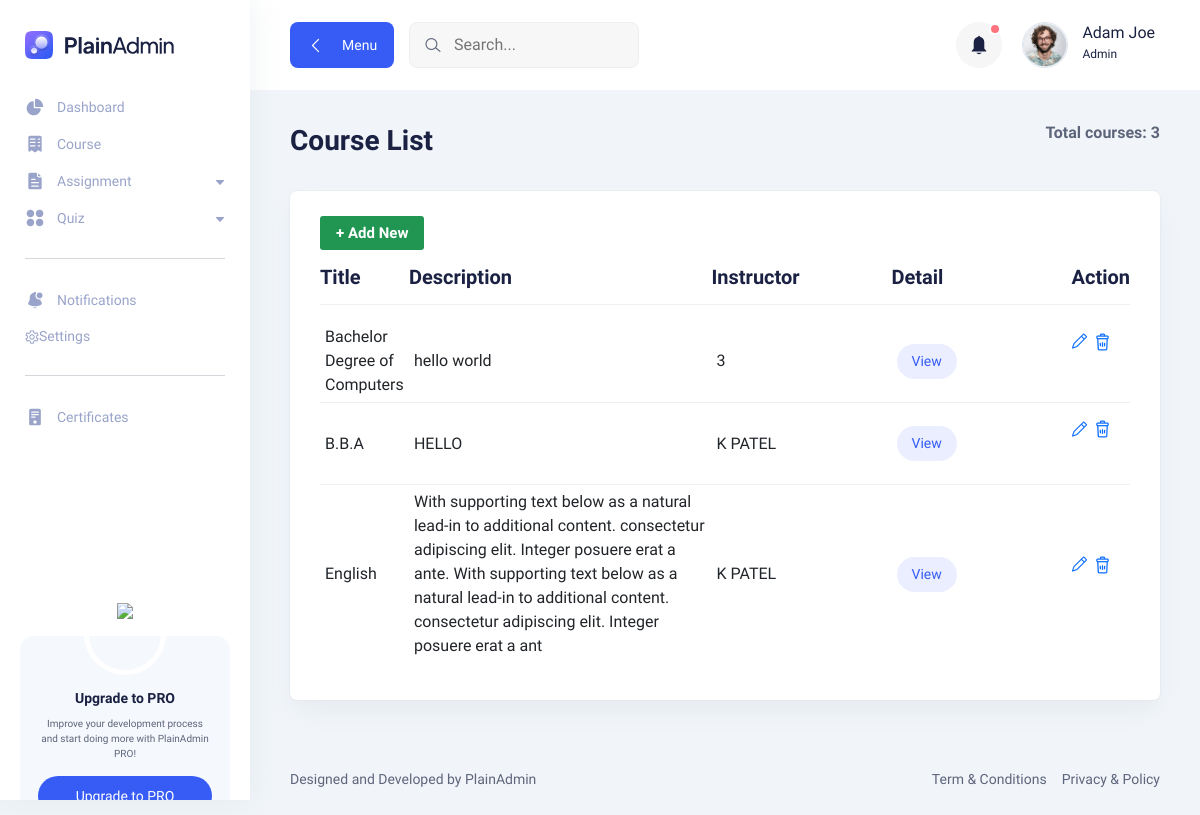
The page /teacher/course/ on the database as committed earlier.
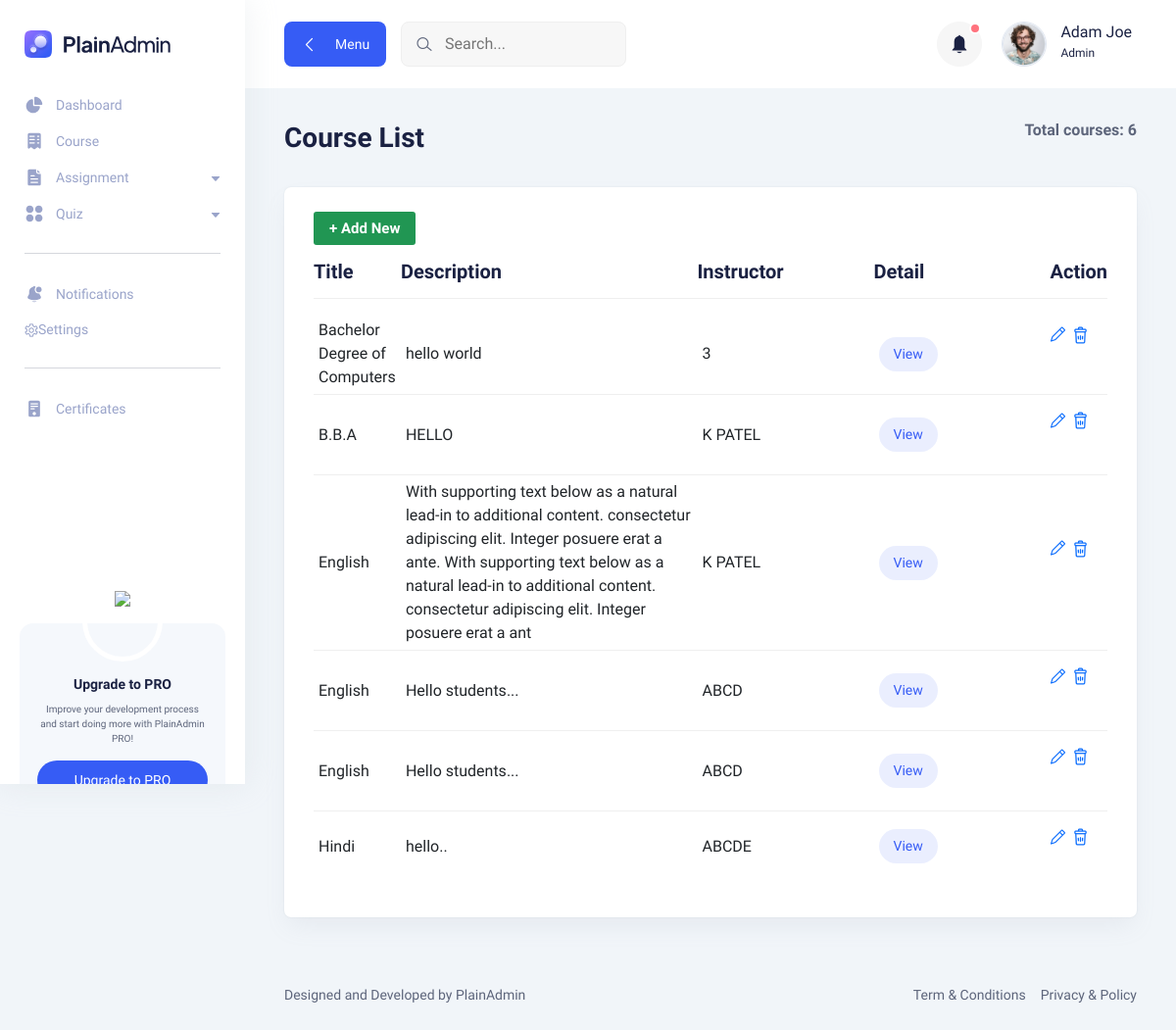
The same page on the database as committed later.
### app/models.py (models this page shows, shortened)
class Course(models.Model):
    title = models.CharField(max_length=200)
    description = models.TextField(blank=True, null=True)
    instructor= models.CharField(max_length=50)

### app/views.py (the view)
# urls.py: path('teacher/course/',course_list, name='course_list'),
def course_list(request):
    all_course= Course.objects.all()
    return render(request, 'teacher/course_list.html', {'course': all_course})

### app/templates/teacher/course_list.html
{% extends 'teacher/basefile.html' %}
{% block body %}
      <section class="table-components">
        <div class="container-fluid">
          <div class="title-wrapper pt-30">
            <div class="row align-items-center">
              <div class="col-md-6">
                <div class="title">
                  <h2>Course List</h2>
                </div>
              </div>
              <div class="col-md-6">
                <div class="breadcrumb-wrapper">
                  <nav aria-label="breadcrumb">
                    <ol class="breadcrumb">
                        <p class="total" style="margin: 0; font-weight: bold;">Total courses: {{ course|length }}</p>
                    </ol>
                  </nav>
                </div>
              </div>
            </div>
          </div>
          <div class="tables-wrapper">
            <div class="row">
              <div class="col-lg-12">
                <div class="card-style mb-30">
                  <a href="{% url 'add_course' %}" class="main-btn success-btn btn-hover" style="font-size: 15px; font-weight: 600; padding: 4px 15px;">+ Add New</a>
                  <div class="table-wrapper table-responsive">
                    <table class="table">
                      <thead>
                        <tr>
                          <th style="width:11%;" >
                            <h4>Title</h4>
                          </th>
                          <th class="lead-email" style="width: 50%;">
                            <h4>Description</h4>
                          </th>
                          <th class="lead-company" style="width: 11%;">
                            <h4>Instructor</h4>
                          </th>
                          <th class="lead-company">
                            <h4>Detail</h4>
                          </th>
                          <th>
                            <h4>Action</h4>
                          </th>
                        </tr>
                      </thead>
                      <tbody>
                         {% for a in course %}
                        <tr>
                          <td class="min-width">
                            {{ a.title }}
                          </td>
                          <td class="min-width">
                           {{ a.description }}
                          </td>
                          <td class="min-width">
                            {{ a.instructor }}
                          </td>
                          <td class="min-width">
                           <a href="{% url 'subject_list' a.id %}" class="status-btn active-btn">View</a>
                          </td>
                          <td>
                            <div class="action">
                             <a href="{% url 'edit_course' a.id %}" class="edit">
                                <i class="lni lni-pencil"></i>
                              <button class="text-danger">
                                <a href="{% url 'delete_course' a.id %}" class="delete-btn" onclick="return confirm('Are you sure you want to delete this course?');">
                                  <i class="lni lni-trash-can"></i>
                              </button>
                            </div>
                          </td>
                        </tr>
                        {% empty %}
                      </tbody>
                      <tr>
                        <td colspan="5">No courses available.</td>
                      </tr>
                      {% endfor %}
                    </table>
                  </div>
                </div>
              </div>
            </div>
          </div>
        </div>
      </section>
{% endblock %}

Rows that differ between the two databases and show on the page:
added Course: title "English", description "Hello students...", instructor "ABCD"
added Course: title "English", description "Hello students...", instructor "ABCD"
added Course: title "Hindi", description "hello..", instructor "ABCDE"
Other text that changed with them:
{{ course|length }}: "3" → "6"
